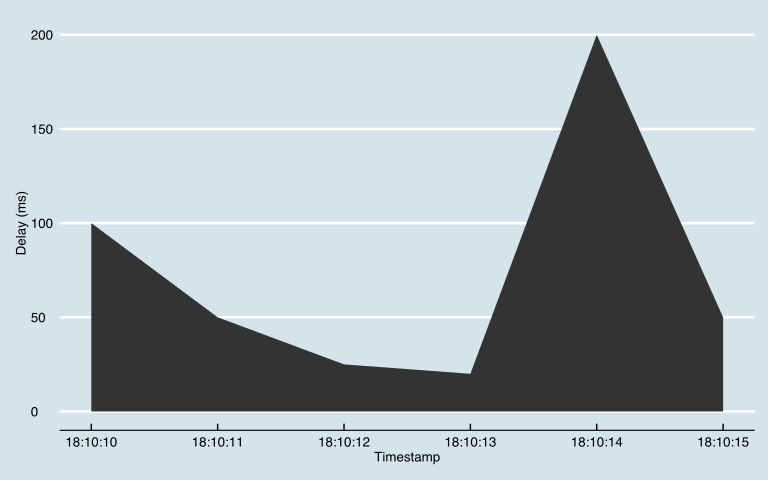

Reproduce this figure in R.
#!/usr/bin/env Rscript

# load in the thangs
library(ggplot2)
library(scales)
library(ggthemes)

# read csv files
data <- read.csv('time_series.csv')

# set timestamp
data$timestamp_obj <- as.POSIXct(data$timestamp, format="%Y-%m-%d %H:%M:%S")

# create svg
svg('time_series.svg', width=8, height=5)

# use ggplot
ggplot(data, aes(x=timestamp_obj,y=delay)) + geom_area() + 
    theme_economist() + 
    scale_colour_economist() +
    xlab("Timestamp") +
    ylab("Delay (ms)") + 
    scale_x_datetime(breaks=pretty_breaks(), labels=date_format("%H:%M:%S"))
dev.off()
